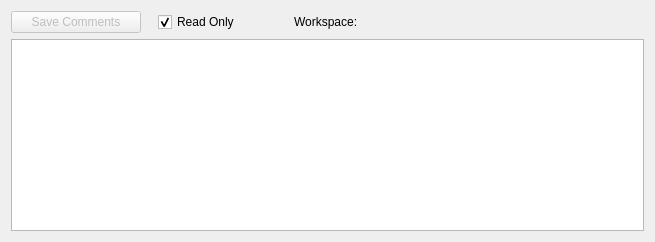
      <widget class="QWidget" name="tabComments">
       <attribute name="title">
        <string>Comments</string>
       </attribute>
       <layout class="QVBoxLayout" name="verticalLayout_4">
        <item>
         <layout class="QGridLayout" name="gridLayout_3">
          <item row="4" column="0" colspan="4">
           <widget class="QTextEdit" name="MPLtextEditComments">
            <property name="sizePolicy">
             <sizepolicy hsizetype="Expanding" vsizetype="Expanding">
              <horstretch>0</horstretch>
              <verstretch>0</verstretch>
             </sizepolicy>
            </property>
            <property name="readOnly">
             <bool>true</bool>
            </property>
           </widget>
          </item>
          <item row="1" column="0">
           <widget class="QPushButton" name="MPLpushButtonSaveComments">
            <property name="enabled">
             <bool>false</bool>
            </property>
            <property name="sizePolicy">
             <sizepolicy hsizetype="Minimum" vsizetype="Fixed">
              <horstretch>10</horstretch>
              <verstretch>0</verstretch>
             </sizepolicy>
            </property>
            <property name="minimumSize">
             <size>
              <width>130</width>
              <height>0</height>
             </size>
            </property>
            <property name="maximumSize">
             <size>
              <width>130</width>
              <height>16777215</height>
             </size>
            </property>
            <property name="sizeIncrement">
             <size>
              <width>0</width>
              <height>0</height>
             </size>
            </property>
            <property name="baseSize">
             <size>
              <width>0</width>
              <height>0</height>
             </size>
            </property>
            <property name="text">
             <string>Save Comments</string>
            </property>
           </widget>
          </item>
          <item row="1" column="3">
           <widget class="QLabel" name="MPLlabelCSelectedWorkspace">
            <property name="minimumSize">
             <size>
              <width>350</width>
              <height>0</height>
             </size>
            </property>
            <property name="maximumSize">
             <size>
              <width>350</width>
              <height>16777215</height>
             </size>
            </property>
            <property name="text">
             <string>Workspace: </string>
            </property>
           </widget>
          </item>
          <item row="1" column="2">
           <widget class="QCheckBox" name="MPLcheckBoxReadOnly">
            <property name="minimumSize">
             <size>
              <width>130</width>
              <height>0</height>
             </size>
            </property>
            <property name="maximumSize">
             <size>
              <width>130</width>
              <height>16777215</height>
             </size>
            </property>
            <property name="layoutDirection">
             <enum>Qt::LeftToRight</enum>
            </property>
            <property name="text">
             <string>Read Only</string>
            </property>
            <property name="checked">
             <bool>true</bool>
            </property>
           </widget>
          </item>
          <item row="1" column="1">
           <spacer name="horizontalSpacer">
            <property name="orientation">
             <enum>Qt::Horizontal</enum>
            </property>
            <property name="sizeType">
             <enum>QSizePolicy::Fixed</enum>
            </property>
            <property name="sizeHint" stdset="0">
             <size>
              <width>5</width>
              <height>20</height>
             </size>
            </property>
           </spacer>
          </item>
         </layout>
        </item>
       </layout>
      </widget>
